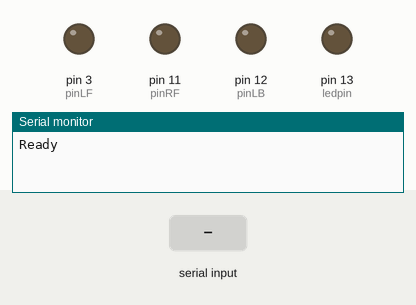
This sketch was run on a simulated Arduino Uno, built with avr-gcc and run on an emulated ATmega328P. Shown: output pins drawn as LEDs (lit = HIGH), the last lines printed to the serial monitor. The test bench sets the inputs (shaded band).

Above: at 1.2 s.
1.3 s: "f" received over Serial
At 2.6 s:
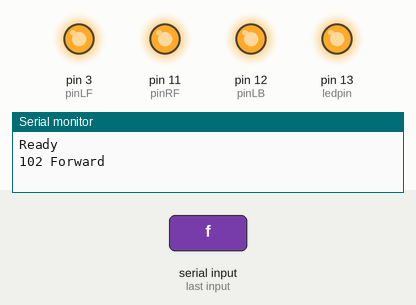
2.9 s: "b" received over Serial
At 4.0 s:
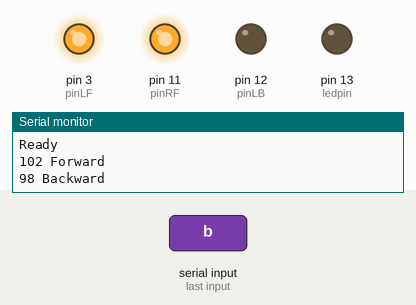
4.5 s: "l" received over Serial
At 5.2 s:
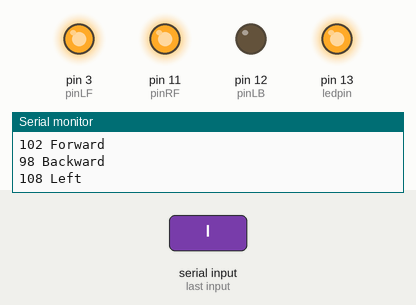
6.1 s: "s" received over Serial
At 7.4 s:
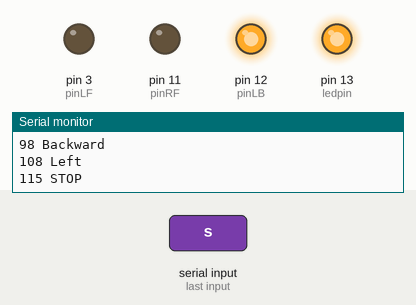
7.7 s: "r" received over Serial
At 8.9 s:
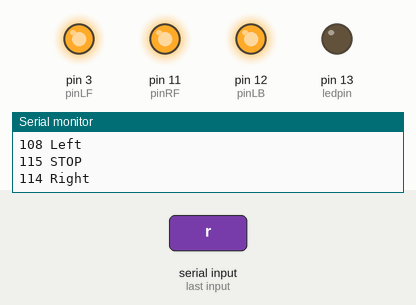
Timing chart, 0 to 10.3 s (numbered marks = the images above; inputs shaded):
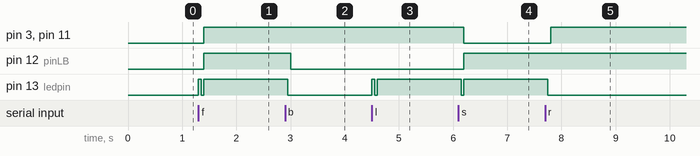

Measured:
- after the input at 1.3 s, pin 3 (pinLF), pin 11 (pinRF), pin 12 (pinLB): LOW → HIGH after 0.10 s; pin 13 (ledpin): LOW → HIGH at once, → LOW 0.05 s later, → HIGH 0.05 s later
- after the input at 2.9 s, pin 12 (pinLB): HIGH → LOW after 0.10 s; pin 13 (ledpin): HIGH → LOW after 0.05 s
- after the input at 4.5 s, pin 13 (ledpin): LOW → HIGH at once, → LOW 0.05 s later, → HIGH 0.05 s later
- after the input at 6.1 s, pin 3 (pinLF), pin 11 (pinRF): HIGH → LOW after 0.10 s; pin 12 (pinLB): LOW → HIGH after 0.10 s; pin 13 (ledpin): HIGH → LOW after 0.05 s, → HIGH 0.05 s later
- after the input at 7.7 s, pin 3 (pinLF), pin 11 (pinRF): LOW → HIGH after 0.10 s; pin 13 (ledpin): HIGH → LOW after 0.05 s

The sketch:

BLE_coms_with_motor_control_mar28a.ino
```cpp
// Variable declarations
int val;
int ledpin=13;
int pinLB = 12;     // define pin 12
int pinLF = 3;     // define pin 3
int pinRB = 13;    // define pin 13
int pinRF = 11;    // define pin 11

void setup()
{
  Serial.begin(9600);
  pinMode(ledpin,OUTPUT);
  Serial.println("Ready");
  pinMode(pinLB,OUTPUT); // pin 12
  pinMode(pinLF,OUTPUT); // pin 3 (PWM)
  pinMode(pinRB,OUTPUT); // pin 13
  pinMode(pinRF,OUTPUT); // pin 11 (PWM)
}

//Function declarations
void forward() {     // move forward
  digitalWrite(pinLB, HIGH);  // left track moves forward
  digitalWrite(pinRB, HIGH);  // right track moves forward
  analogWrite(pinLF,255);
  analogWrite(pinRF,255);
  }
void back() {          // move backward
  digitalWrite(pinLB, LOW);   // right track moves backward
  digitalWrite(pinRB, LOW);  // left track moves backward
  analogWrite(pinLF,255);
  analogWrite(pinRF,255);
  }
void stopp() {         // stop
  digitalWrite(pinLB, HIGH);
  digitalWrite(pinRB, HIGH);
  analogWrite(pinLF,0);
  analogWrite(pinRF,0);
  }
void right() {       // turn right (single wheel)
  digitalWrite(pinLB, HIGH);
  digitalWrite(pinRB, LOW);
  analogWrite(pinLF, 255);
  analogWrite(pinRF, 255);
  }
void left() {         // turn left (single wheel)
  digitalWrite(pinLB, LOW);
  digitalWrite(pinRB, HIGH);
  analogWrite(pinLF, 255);
  analogWrite(pinRF, 255);
  }


/*
    l = Left
    r = Right
    f = forward
    b = backward
    s = stop
*/
void loop()
{
  val=Serial.read();
  if (val >= 0) {
    digitalWrite(ledpin,HIGH);
    delay(50);
    digitalWrite(ledpin,LOW);
    delay(50);
    Serial.print (val);
    if(val=='f') {
      forward();
      Serial.println (" Forward");
    }
    if(val=='b') {
      back();
      Serial.println (" Backward");
    }
    if(val=='l') {
      left();
      Serial.println (" Left");
    }
    if(val=='r') {
      right();
      Serial.println (" Right");
    }
    if(val=='s') {
      stopp();
      Serial.println (" STOP");
    }
  }
}
```
